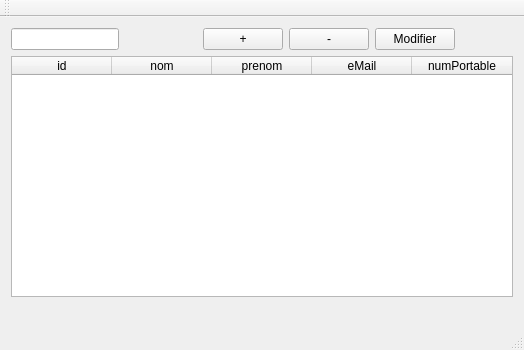
<?xml version="1.0" encoding="UTF-8"?>
<ui version="4.0">
 <class>mainWindow</class>
 <widget class="QMainWindow" name="mainWindow">
  <property name="geometry">
   <rect>
    <x>0</x>
    <y>0</y>
    <width>524</width>
    <height>350</height>
   </rect>
  </property>
  <property name="windowTitle">
   <string>Contact Office</string>
  </property>
  <widget class="QWidget" name="centralWidget">
   <layout class="QVBoxLayout" name="verticalLayout_2">
    <item>
     <layout class="QVBoxLayout" name="verticalLayout">
      <item>
       <layout class="QHBoxLayout" name="horizontalLayout">
        <item>
         <widget class="QLineEdit" name="lineEdit"/>
        </item>
        <item>
         <spacer name="horizontalSpacer">
          <property name="orientation">
           <enum>Qt::Horizontal</enum>
          </property>
          <property name="sizeHint" stdset="0">
           <size>
            <width>78</width>
            <height>20</height>
           </size>
          </property>
         </spacer>
        </item>
        <item>
         <widget class="QPushButton" name="pushButtonNewContact">
          <property name="text">
           <string>+</string>
          </property>
         </widget>
        </item>
        <item>
         <widget class="QPushButton" name="pushButtonDelContact">
          <property name="text">
           <string>-</string>
          </property>
         </widget>
        </item>
        <item>
         <widget class="QPushButton" name="pushButtonModifier">
          <property name="text">
           <string>Modifier</string>
          </property>
         </widget>
        </item>
        <item>
         <spacer name="horizontalSpacer_2">
          <property name="orientation">
           <enum>Qt::Horizontal</enum>
          </property>
          <property name="sizeHint" stdset="0">
           <size>
            <width>58</width>
            <height>20</height>
           </size>
          </property>
         </spacer>
        </item>
       </layout>
      </item>
      <item>
       <widget class="QTableWidget" name="tableWidgetContact">
        <column>
         <property name="text">
          <string>id</string>
         </property>
        </column>
        <column>
         <property name="text">
          <string>nom</string>
         </property>
        </column>
        <column>
         <property name="text">
          <string>prenom</string>
         </property>
        </column>
        <column>
         <property name="text">
          <string>eMail</string>
         </property>
        </column>
        <column>
         <property name="text">
          <string>numPortable</string>
         </property>
        </column>
       </widget>
      </item>
     </layout>
    </item>
    <item>
     <spacer name="horizontalSpacer_3">
      <property name="orientation">
       <enum>Qt::Horizontal</enum>
      </property>
      <property name="sizeHint" stdset="0">
       <size>
        <width>468</width>
        <height>20</height>
       </size>
      </property>
     </spacer>
    </item>
   </layout>
  </widget>
  <widget class="QMenuBar" name="menuBar">
   <property name="geometry">
    <rect>
     <x>0</x>
     <y>0</y>
     <width>524</width>
     <height>27</height>
    </rect>
   </property>
  </widget>
  <widget class="QToolBar" name="mainToolBar">
   <attribute name="toolBarArea">
    <enum>TopToolBarArea</enum>
   </attribute>
   <attribute name="toolBarBreak">
    <bool>false</bool>
   </attribute>
  </widget>
  <widget class="QStatusBar" name="statusBar"/>
 </widget>
 <layoutdefault spacing="6" margin="11"/>
 <resources/>
 <connections/>
</ui>
